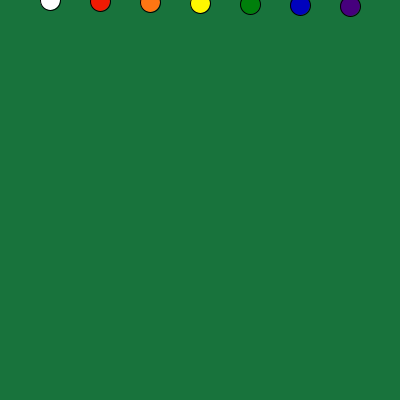
Frame 1 (no input)
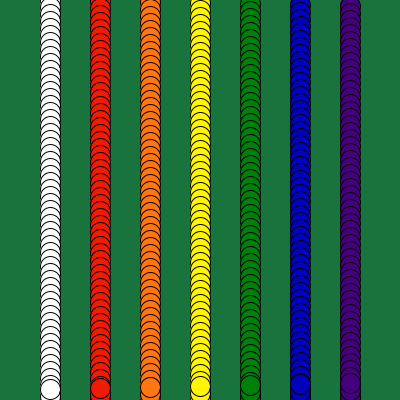
Frame 60 (the mouse pressed at the canvas centre just before this capture)
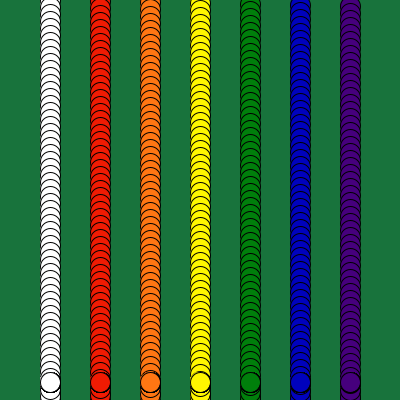
Frame 120 (the mouse held since frame 60 and released just before this capture)

The Processing sketch that drew these frames (run headless with seeded random() and noise(); from frame 60 on, the mouse is pressed at the canvas centre):

// Processing sketch: pattern_4
// ── pattern_4.pde
// pattern 4


int y = 0;
int speed = 1;

void setup(){
  size(400, 400);
  background(24, 115, 60);
}


void draw(){

   if (mousePressed){
    speed = 0;
  } // if speed BB

  // white
  stroke(0);
  fill(255);
  ellipse(50, y, 20, 20);
  y = y + speed;
  
  if(y > height || y < 0){
    speed = speed * -1;
  }
  // red
  stroke(0);
  fill(240, 27, 3);
  ellipse(100, y, 20, 20);
    y = y + speed;
  
  if(y > height || y < 0){
    speed = speed * -1;
  }
  // orange
    stroke(0);
  fill(255, 118, 19);
  ellipse(150, y, 20, 20);
    y = y + speed;
  
  if(y > height || y < 0){
    speed = speed * -1;
  }
  // yellow
    stroke(0);
  fill(255, 246, 0);
  ellipse(200, y, 20, 20);
    y = y + speed;
  
  if(y > height || y < 0){
    speed = speed * -1;
  }
  
    stroke(0);
  fill(0, 127, 11);
  ellipse(250, y, 20, 20);
    y = y + speed;
  
  if(y > height || y < 0){
    speed = speed * -1;
  }
  
  stroke(0);
  fill(0, 2, 189);
  ellipse(300, y, 20, 20);
    y = y + speed;
  
  if(y > height || y < 0){
    speed = speed * -1;
  }
  
    stroke(0);
  fill(70, 0, 125);
  ellipse(350, y, 20, 20);
    y = y + speed;
  
  if(y > height || y < 0){
    speed = speed * -1;
  }
  
}  // draw BB
